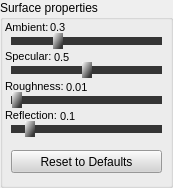
   <widget class="QGroupBox" name="gb_surfProps">
    <property name="geometry">
     <rect>
      <x>9</x>
      <y>244</y>
      <width>173</width>
      <height>188</height>
     </rect>
    </property>
    <property name="title">
     <string>Surface properties</string>
    </property>
    <widget class="QPushButton" name="btn_resetSurfProps">
     <property name="geometry">
      <rect>
       <x>11</x>
       <y>150</y>
       <width>151</width>
       <height>23</height>
      </rect>
     </property>
     <property name="styleSheet">
      <string notr="true">background-color: rgb(211, 211, 211);</string>
     </property>
     <property name="text">
      <string>Reset to Defaults</string>
     </property>
    </widget>
    <widget class="QLabel" name="label_52">
     <property name="geometry">
      <rect>
       <x>5</x>
       <y>19</y>
       <width>51</width>
       <height>16</height>
      </rect>
     </property>
     <property name="font">
      <font>
       <family>Arial</family>
       <pointsize>8</pointsize>
      </font>
     </property>
     <property name="text">
      <string>Ambient:</string>
     </property>
    </widget>
    <widget class="QLabel" name="label_55">
     <property name="geometry">
      <rect>
       <x>5</x>
       <y>48</y>
       <width>48</width>
       <height>16</height>
      </rect>
     </property>
     <property name="font">
      <font>
       <family>Arial</family>
       <pointsize>8</pointsize>
      </font>
     </property>
     <property name="text">
      <string>Specular:</string>
     </property>
    </widget>
    <widget class="QLabel" name="lbl_Back_2">
     <property name="geometry">
      <rect>
       <x>5</x>
       <y>78</y>
       <width>61</width>
       <height>16</height>
      </rect>
     </property>
     <property name="font">
      <font>
       <family>Arial</family>
       <pointsize>8</pointsize>
      </font>
     </property>
     <property name="text">
      <string>Roughness:</string>
     </property>
    </widget>
    <widget class="QLabel" name="lbl_Light_2">
     <property name="geometry">
      <rect>
       <x>5</x>
       <y>107</y>
       <width>51</width>
       <height>16</height>
      </rect>
     </property>
     <property name="font">
      <font>
       <family>Arial</family>
       <pointsize>8</pointsize>
      </font>
     </property>
     <property name="text">
      <string>Reflection:</string>
     </property>
    </widget>
    <widget class="Slider" name="vs_Ambient">
     <property name="geometry">
      <rect>
       <x>11</x>
       <y>33</y>
       <width>151</width>
       <height>16</height>
      </rect>
     </property>
     <property name="styleSheet">
      <string notr="true">QSlider::groove:horizontal {
    ;
	
	background-color: rgb(53, 53, 53);
    position: absolute;
    top: 4px; bottom: 4px;
}

QSlider::handle:horizontal {
    width: 10px;
    background: qlineargradient(spread:pad, y1:0.79, x1:0.846591, y2:0, x2:0, stop:0 rgba(57, 57, 57, 255), stop:1 rgba(255, 255, 255, 255));
    margin: -4 0px;
}

QSlider::handle:horizontal:hover
{
    border: 2px solid rgb(208, 208, 208);
}</string>
     </property>
     <property name="minimum">
      <number>0</number>
     </property>
     <property name="maximum">
      <number>100</number>
     </property>
     <property name="singleStep">
      <number>1</number>
     </property>
     <property name="value">
      <number>30</number>
     </property>
     <property name="orientation">
      <enum>Qt::Horizontal</enum>
     </property>
     <property name="tickPosition">
      <enum>QSlider::NoTicks</enum>
     </property>
     <property name="tickInterval">
      <number>0</number>
     </property>
    </widget>
    <widget class="Slider" name="vs_Specular">
     <property name="geometry">
      <rect>
       <x>11</x>
       <y>62</y>
       <width>151</width>
       <height>16</height>
      </rect>
     </property>
     <property name="styleSheet">
      <string notr="true">QSlider::groove:horizontal {
    ;
	
	background-color: rgb(53, 53, 53);
    position: absolute;
    top: 4px; bottom: 4px;
}

QSlider::handle:horizontal {
    width: 10px;
    background: qlineargradient(spread:pad, y1:0.79, x1:0.846591, y2:0, x2:0, stop:0 rgba(57, 57, 57, 255), stop:1 rgba(255, 255, 255, 255));
    margin: -4 0px;
}

QSlider::handle:horizontal:hover
{
    border: 2px solid rgb(208, 208, 208);
}</string>
     </property>
     <property name="minimum">
      <number>0</number>
     </property>
     <property name="maximum">
      <number>100</number>
     </property>
     <property name="value">
      <number>50</number>
     </property>
     <property name="orientation">
      <enum>Qt::Horizontal</enum>
     </property>
     <property name="tickPosition">
      <enum>QSlider::NoTicks</enum>
     </property>
     <property name="tickInterval">
      <number>0</number>
     </property>
    </widget>
    <widget class="Slider" name="vs_Roughness">
     <property name="geometry">
      <rect>
       <x>11</x>
       <y>92</y>
       <width>151</width>
       <height>16</height>
      </rect>
     </property>
     <property name="styleSheet">
      <string notr="true">QSlider::groove:horizontal {
    ;
	
	background-color: rgb(53, 53, 53);
    position: absolute;
    top: 4px; bottom: 4px;
}

QSlider::handle:horizontal {
    width: 10px;
    background: qlineargradient(spread:pad, y1:0.79, x1:0.846591, y2:0, x2:0, stop:0 rgba(57, 57, 57, 255), stop:1 rgba(255, 255, 255, 255));
    margin: -4 0px;
}

QSlider::handle:horizontal:hover
{
    border: 2px solid rgb(208, 208, 208);
}</string>
     </property>
     <property name="minimum">
      <number>0</number>
     </property>
     <property name="maximum">
      <number>100</number>
     </property>
     <property name="value">
      <number>1</number>
     </property>
     <property name="orientation">
      <enum>Qt::Horizontal</enum>
     </property>
     <property name="tickPosition">
      <enum>QSlider::NoTicks</enum>
     </property>
     <property name="tickInterval">
      <number>0</number>
     </property>
    </widget>
    <widget class="Slider" name="vs_Reflection">
     <property name="geometry">
      <rect>
       <x>11</x>
       <y>121</y>
       <width>151</width>
       <height>16</height>
      </rect>
     </property>
     <property name="styleSheet">
      <string notr="true">QSlider::groove:horizontal {
    ;
	
	background-color: rgb(53, 53, 53);
    position: absolute;
    top: 4px; bottom: 4px;
}

QSlider::handle:horizontal {
    width: 10px;
    background: qlineargradient(spread:pad, y1:0.79, x1:0.846591, y2:0, x2:0, stop:0 rgba(57, 57, 57, 255), stop:1 rgba(255, 255, 255, 255));
    margin: -4 0px;
}

QSlider::handle:horizontal:hover
{
    border: 2px solid rgb(208, 208, 208);
}</string>
     </property>
     <property name="minimum">
      <number>0</number>
     </property>
     <property name="maximum">
      <number>100</number>
     </property>
     <property name="value">
      <number>10</number>
     </property>
     <property name="orientation">
      <enum>Qt::Horizontal</enum>
     </property>
     <property name="tickPosition">
      <enum>QSlider::NoTicks</enum>
     </property>
     <property name="tickInterval">
      <number>0</number>
     </property>
    </widget>
    <widget class="QLabel" name="lbl_Ambient">
     <property name="geometry">
      <rect>
       <x>50</x>
       <y>19</y>
       <width>21</width>
       <height>16</height>
      </rect>
     </property>
     <property name="font">
      <font>
       <family>Arial</family>
       <pointsize>8</pointsize>
      </font>
     </property>
     <property name="text">
      <string>0.3</string>
     </property>
    </widget>
    <widget class="QLabel" name="lbl_Specular">
     <property name="geometry">
      <rect>
       <x>54</x>
       <y>47</y>
       <width>21</width>
       <height>20</height>
      </rect>
     </property>
     <property name="font">
      <font>
       <family>Arial</family>
       <pointsize>8</pointsize>
      </font>
     </property>
     <property name="text">
      <string>0.5</string>
     </property>
    </widget>
    <widget class="QLabel" name="lbl_Roughness">
     <property name="geometry">
      <rect>
       <x>66</x>
       <y>79</y>
       <width>21</width>
       <height>16</height>
      </rect>
     </property>
     <property name="font">
      <font>
       <family>Arial</family>
       <pointsize>8</pointsize>
      </font>
     </property>
     <property name="text">
      <string>0.01</string>
     </property>
    </widget>
    <widget class="QLabel" name="lbl_Reflection">
     <property name="geometry">
      <rect>
       <x>60</x>
       <y>108</y>
       <width>21</width>
       <height>16</height>
      </rect>
     </property>
     <property name="font">
      <font>
       <family>Arial</family>
       <pointsize>8</pointsize>
      </font>
     </property>
     <property name="text">
      <string>0.1</string>
     </property>
    </widget>
    <zorder>lbl_Specular</zorder>
    <zorder>btn_resetSurfProps</zorder>
    <zorder>label_52</zorder>
    <zorder>label_55</zorder>
    <zorder>lbl_Back_2</zorder>
    <zorder>lbl_Light_2</zorder>
    <zorder>vs_Ambient</zorder>
    <zorder>vs_Specular</zorder>
    <zorder>vs_Roughness</zorder>
    <zorder>vs_Reflection</zorder>
    <zorder>lbl_Ambient</zorder>
    <zorder>lbl_Roughness</zorder>
    <zorder>lbl_Reflection</zorder>
   </widget>
